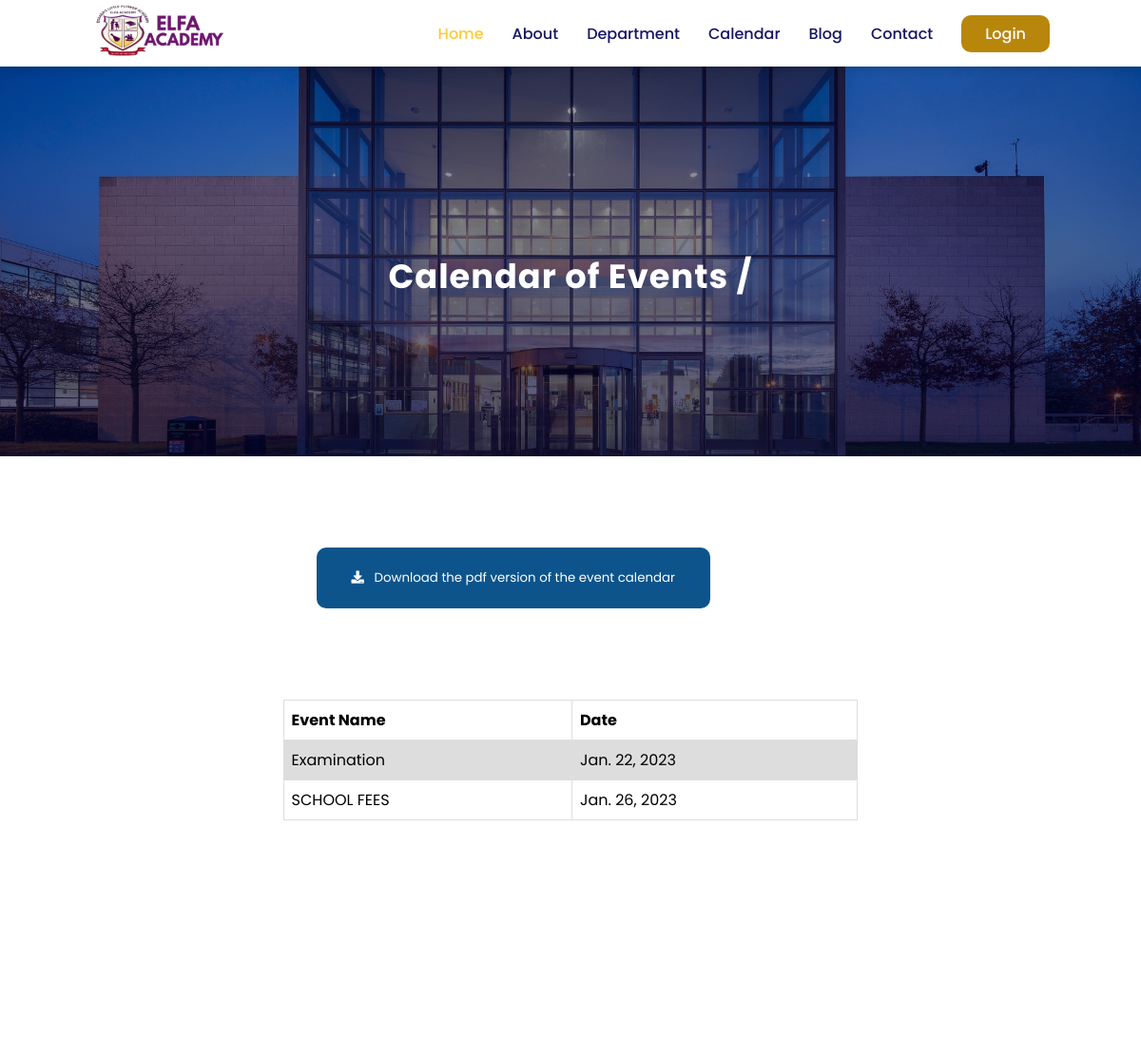
The app's page /calendar/ (upper part), older data.
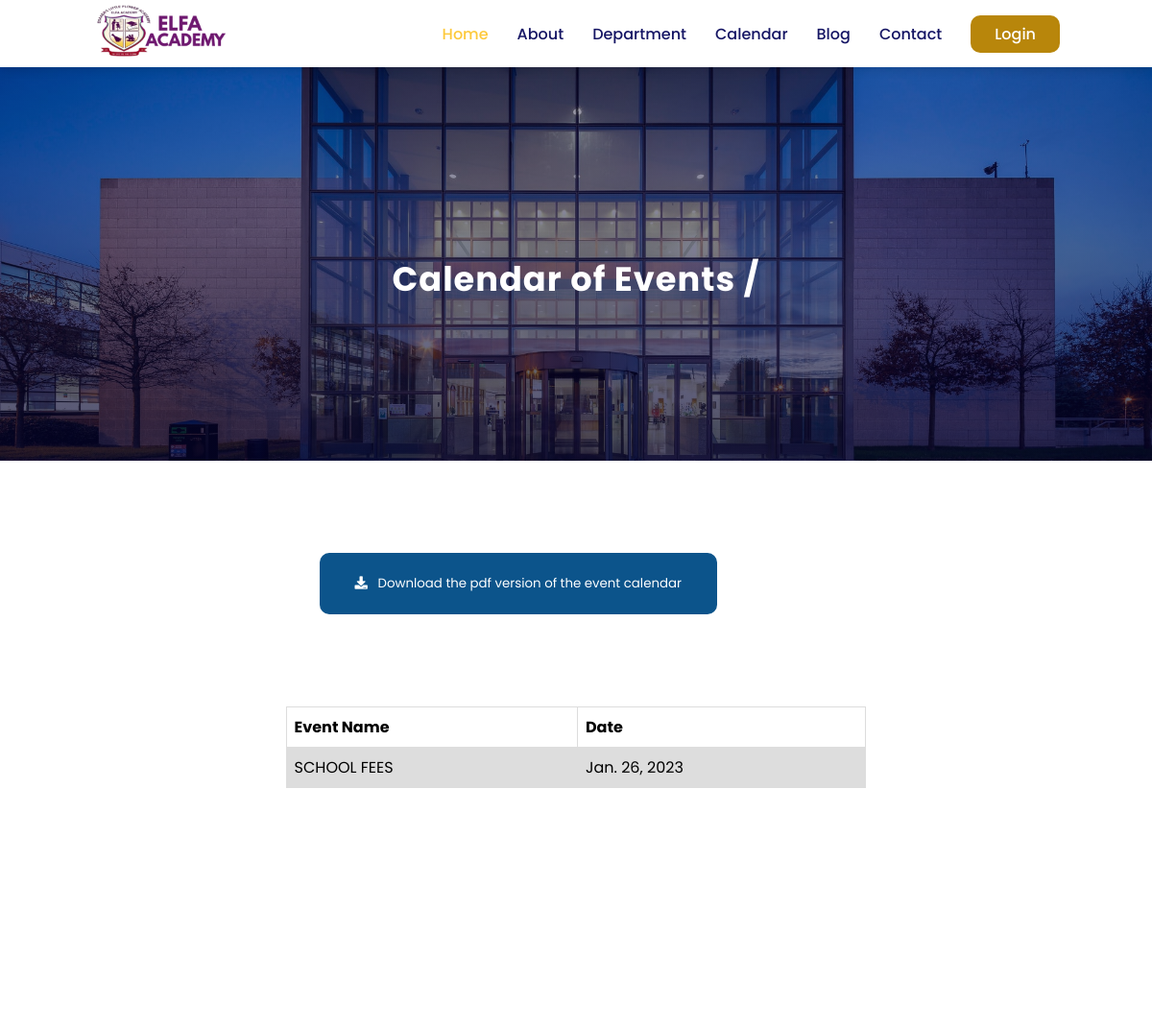
The same page, newer data.
### website/models.py (models this page shows, shortened)
class Event(models.Model):
    event_name = models.CharField(max_length=255,unique=True, blank=True, null=True)
    event_date = models.DateField(blank=True, null=True, )
    created = models.DateTimeField(auto_now_add=True, null=True, blank=True)

### website/views.py (the view)
# urls.py: path('calendar/',views.calendar, name='calendar' ),
def calendar(request):
    events = Event.objects.all()
    context = {'events':events}
    return render(request, 'website/calendar.html',context)

### website/templates/website/calendar.html
{% extends 'website/base.html' %} {% load static %}
{% block content%}
<section id="about-home">
  <h2>Calendar of Events /</h2>
</section>
<section id="blog-container">
  <div class="blogs postpage">
    <div class="post">
      <a href="{%static 'calendar.pdf' %}" download="">
        <button
          style="
            background-color: rgb(12, 84, 139);
            color: white;
            border: 2px solid rgb(12, 84, 139);
            border-radius: 10px;
            padding: 20px 35px;
            margin-bottom: 3rem;
          "
        >
          <i class="fa fa-download"></i> &nbsp; Download the pdf version of the
          event calendar
        </button>
      </a>
      <table>
        <tr>
          <th>Event Name</th>
          <th>Date</th>
        </tr>
        {% for event in events %}
        <tr>
          <td>{{event.event_name}}</td>
          <td>{{event.event_date}}</td>
        </tr>
        {% endfor %}
      </table>
    </div>
  </div>
</section>
{% endblock content %}

Row changes from the older to the newer data that the page shows:
removed Event: event_name "Examination", event_date "Jan. 22, 2023"
